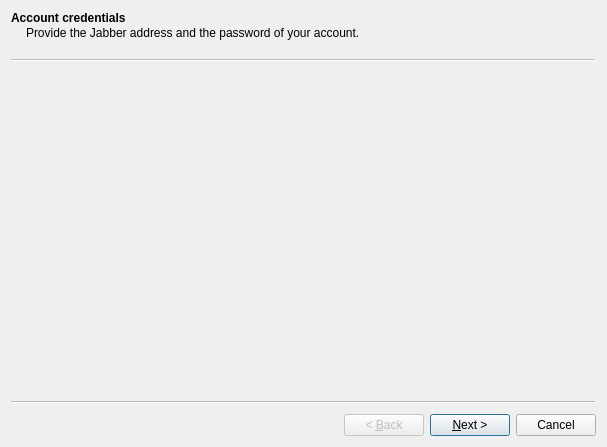
<?xml version="1.0" encoding="UTF-8"?>
<ui version="4.0">
 <class>DlgAddAccount</class>
 <widget class="QWizard" name="DlgAddAccount">
  <property name="geometry">
   <rect>
    <x>0</x>
    <y>0</y>
    <width>607</width>
    <height>447</height>
   </rect>
  </property>
  <property name="windowTitle">
   <string>Wizard</string>
  </property>
  <widget class="PageCredentials" name="page_credentials">
   <property name="title">
    <string>Account credentials</string>
   </property>
   <property name="subTitle">
    <string>Provide the Jabber address and the password of your account.</string>
   </property>
  </widget>
  <widget class="PageConnecting" name="page_connecting">
   <property name="title">
    <string>Connecting…</string>
   </property>
  </widget>
  <widget class="QWizardPage" name="page_avatar">
   <property name="title">
    <string>Avatar</string>
   </property>
   <property name="subTitle">
    <string>You can set an avatar for your account.</string>
   </property>
   <layout class="QVBoxLayout" name="verticalLayout_3">
    <item>
     <widget class="QLabel" name="label_5">
      <property name="text">
       <string>The Avatar is visible to your contacts. It is also visible to people you send messages to who are not in your contact list. Choose wisely.</string>
      </property>
      <property name="wordWrap">
       <bool>true</bool>
      </property>
     </widget>
    </item>
    <item>
     <layout class="QHBoxLayout" name="horizontalLayout">
      <item>
       <widget class="QWidget" name="widget" native="true"/>
      </item>
      <item>
       <widget class="QPushButton" name="avatar_change">
        <property name="text">
         <string>Select avatar …</string>
        </property>
       </widget>
      </item>
      <item>
       <spacer name="horizontalSpacer">
        <property name="orientation">
         <enum>Qt::Horizontal</enum>
        </property>
        <property name="sizeHint" stdset="0">
         <size>
          <width>40</width>
          <height>20</height>
         </size>
        </property>
       </spacer>
      </item>
     </layout>
    </item>
   </layout>
  </widget>
  <widget class="QWizardPage" name="page_done">
   <property name="title">
    <string>Finished!</string>
   </property>
   <property name="subTitle">
    <string>Congratulations! Your account has been configured successfully!</string>
   </property>
   <layout class="QVBoxLayout" name="verticalLayout_4">
    <item>
     <widget class="QLabel" name="label_6">
      <property name="text">
       <string>I have picked a colour for your account. This colour is used within MLXC to show that something is related to this account. You can change this colour to anything you like or leave it as it is. This colour is not shown to any contacts.</string>
      </property>
      <property name="wordWrap">
       <bool>true</bool>
      </property>
     </widget>
    </item>
    <item>
     <layout class="QHBoxLayout" name="horizontalLayout_2">
      <item>
       <widget class="QWidget" name="widget_2" native="true"/>
      </item>
      <item>
       <widget class="QPushButton" name="pushButton">
        <property name="text">
         <string>PushButton</string>
        </property>
       </widget>
      </item>
     </layout>
    </item>
   </layout>
  </widget>
  <action name="action_add_source">
   <property name="text">
    <string>Add source</string>
   </property>
  </action>
 </widget>
 <customwidgets>
  <customwidget>
   <class>PageCredentials</class>
   <extends>QWizardPage</extends>
   <header>mlxcqt.add_account</header>
   <container>1</container>
  </customwidget>
  <customwidget>
   <class>PageConnecting</class>
   <extends>QWizardPage</extends>
   <header>mlxcqt.add_account</header>
   <container>1</container>
  </customwidget>
 </customwidgets>
 <resources/>
 <connections/>
</ui>
